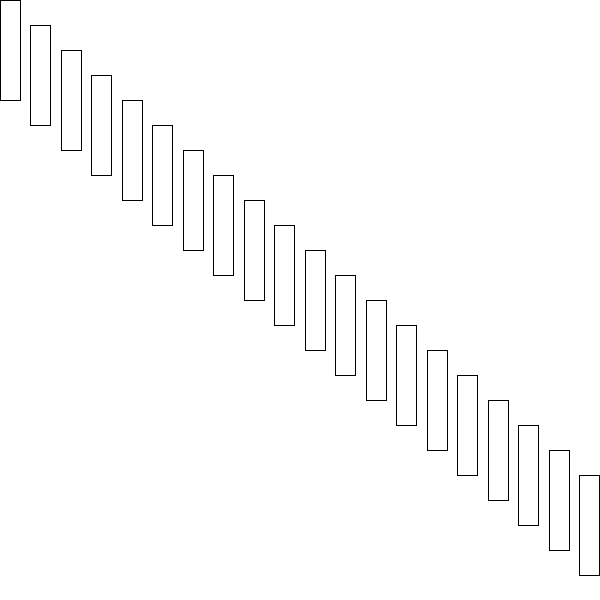
Frame 1 (no input)
Frame 60 (the mouse pressed at the canvas centre just before this capture): identical to frame 1, image omitted
Frame 120 (the mouse held since frame 60 and released just before this capture): identical to frame 1, image omitted

The Processing sketch that drew this single still picture (run headless with seeded random() and noise(); from frame 60 on, the mouse is pressed at the canvas centre):

// Processing sketch: week5_03_map_loop
// ── week5_03_map_loop.pde
// Code 1 FA_18
// Bryan Ma

// this code maps 10 rectangles across the screen, using a for loop to draw them.

// change the code sp that it draws 20 rectangles instead of 10, 
// and maps them across the screen so that you can see all 20.
// after that, change yPos so that it maps their position in the y-dimension as well,
// drawing a diagonal line of rectangles from the top left to the bottom right.

void setup() {
  size(600, 600);
  rectMode(CENTER);
}

void draw() {
  background(255);
  
  for (int i = 0; i < 20; i++) {
    
    float xPos = map(i, 0, 20, 10, width+20);
    float yPos = map(i, 0, 20, 50, height-50);

    rect(xPos, yPos, 20, 100);    
  }
}
